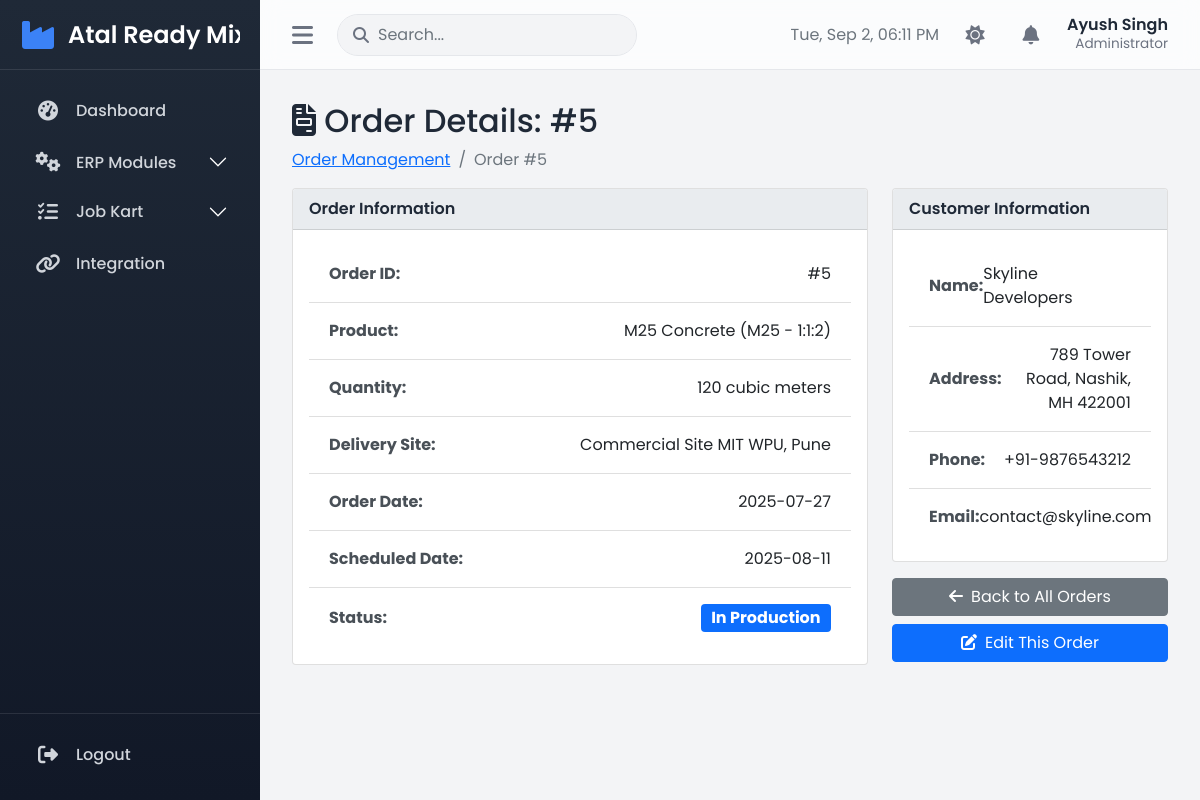
Before: /erp/orders/5 (signed in) with the older database file.
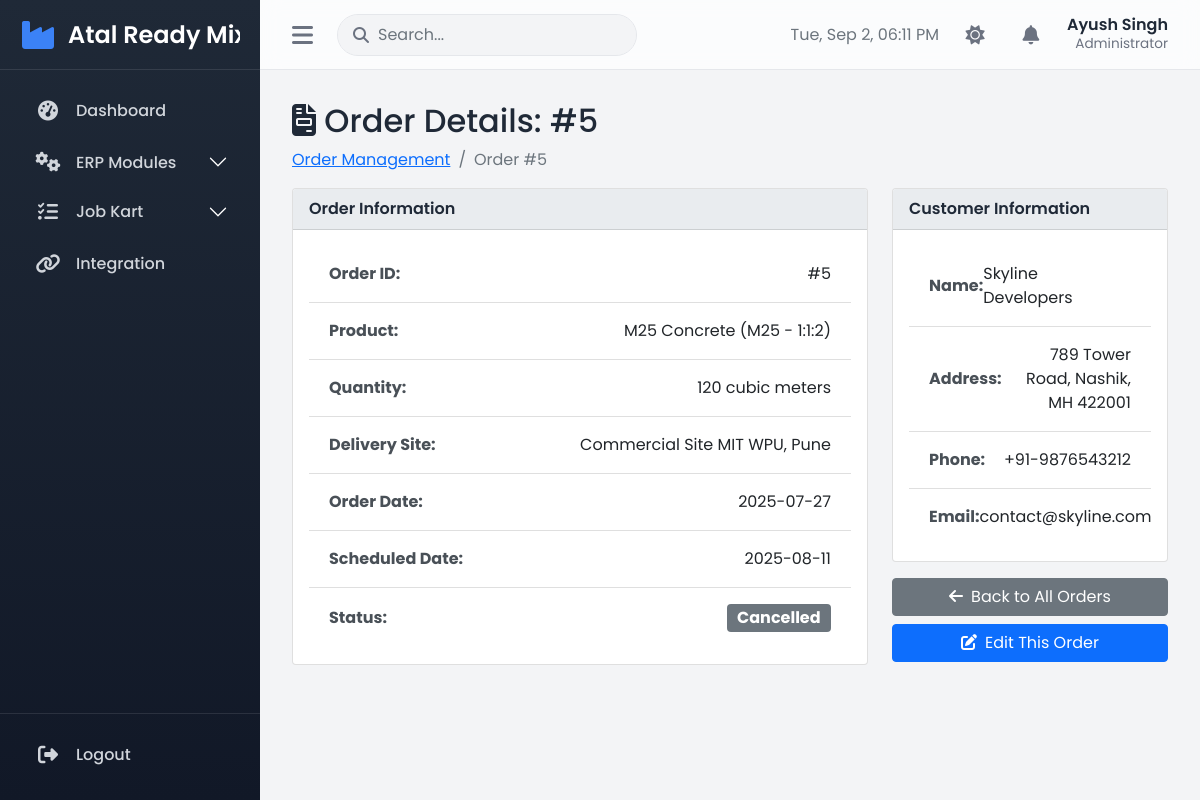
After: the same page with the newer database file.
### tables this page shows
CREATE TABLE Orders (
    OrderID INTEGER PRIMARY KEY AUTOINCREMENT,
    CustomerID INTEGER,
    ProductID INTEGER,
    Quantity INTEGER,
    OrderDate DATE,
    DeliverySite TEXT,
    ScheduledDate DATE,
    Status TEXT,
    CreatedBy INTEGER,
    FOREIGN KEY (CustomerID) REFERENCES Customers(CustomerID),
    FOREIGN KEY (ProductID) REFERENCES Products(ProductID),
    FOREIGN KEY (CreatedBy) REFERENCES Users(UserID)
);

### app.py (the view)
@app.route('/erp/orders/<int:order_id>')
@login_required
def erp_view_order(order_id):
    conn = get_db_connection()
    order_query = '''
        SELECT o.*, c.CustomerName, c.Address, c.Phone, c.Email, p.ProductName, p.MixDesign
        FROM Orders o
        JOIN Customers c ON o.CustomerID = c.CustomerID
        JOIN Products p ON o.ProductID = p.ProductID
        WHERE o.OrderID = ?
    '''
    order = conn.execute(order_query, (order_id,)).fetchone()
    conn.close()
    if order is None:
        flash('Order not found!', 'danger')
        return redirect(url_for('erp_orders'))
    return render_template('erp/view_order.html', order=order)

### app.py (called while the page is built)
def get_db_connection():
    conn = sqlite3.connect(DATABASE, timeout=10)
    conn.row_factory = sqlite3.Row
    return conn

def login_required(f):
    @wraps(f)
    def decorated_function(*args, **kwargs):
        if 'user_id' not in session:
            return redirect(url_for('login'))
        return f(*args, **kwargs)
    return decorated_function

### templates/erp/view_order.html (shortened to what this page needs)
{% extends "base.html" %}
{% block content %}
<div class="row">
    <div class="col-12">
        <h2><i class="fas fa-file-invoice"></i> Order Details: #{{ order.OrderID }}</h2>
        <nav aria-label="breadcrumb">
            <ol class="breadcrumb">
                <li class="breadcrumb-item"><a href="{{ url_for('erp_orders') }}">Order Management</a></li>
                <li class="breadcrumb-item active">Order #{{ order.OrderID }}</li>
            </ol>
        </nav>
    </div>
</div>
<div class="row">
    <div class="col-lg-8 mb-4">
        <div class="card details-card h-100">
            <div class="card-header">
                Order Information
            </div>
            <div class="card-body">
                <ul class="list-group list-group-flush details-list-group">
                    <li class="list-group-item">
                        <strong>Order ID:</strong>
                        <span>#{{ order.OrderID }}</span>
                    </li>
                    <li class="list-group-item">
                        <strong>Product:</strong>
                        <span>{{ order.ProductName }} ({{ order.MixDesign }})</span>
                    </li>
                    <li class="list-group-item">
                        <strong>Quantity:</strong>
                        <span>{{ order.Quantity }} {{ order.Unit or 'cubic meters' }}</span>
                    </li>
                    <li class="list-group-item">
                        <strong>Delivery Site:</strong>
                        <span class="text-end">{{ order.DeliverySite }}</span>
                    </li>
                     <li class="list-group-item">
                        <strong>Order Date:</strong>
                        <span>{{ order.OrderDate }}</span>
                    </li>
                    <li class="list-group-item">
                        <strong>Scheduled Date:</strong>
                        <span>{{ order.ScheduledDate }}</span>
                    </li>
                    <li class="list-group-item">
                        <strong>Status:</strong>
                        <span class="badge bg-{% if order.Status == 'Confirmed' %}warning text-dark{% elif order.Status == 'Delivered' %}success{% elif order.Status == 'In Production' %}primary{% else %}secondary{% endif %} fs-6">
                            {{ order.Status }}
                        </span>
                    </li>
                </ul>
            </div>
        </div>
    </div>
    <div class="col-lg-4 mb-4">
        <div class="card details-card">
            <div class="card-header">
                Customer Information
            </div>
            <div class="card-body">
                <ul class="list-group list-group-flush details-list-group">
                    <li class="list-group-item">
                        <strong>Name:</strong>
                        <span>{{ order.CustomerName }}</span>
                    </li>
                    <li class="list-group-item">
                        <strong>Address:</strong>
                        <span class="text-end">{{ order.Address }}</span>
                    </li>
                    <li class="list-group-item">
                        <strong>Phone:</strong>
                        <span>{{ order.Phone }}</span>
                    </li>
                    <li class="list-group-item">
                        <strong>Email:</strong>
                        <span>{{ order.Email }}</span>
                    </li>
                </ul>
            </div>
        </div>
        <div class="d-grid gap-2 mt-3">
             <a href="{{ url_for('erp_orders') }}" class="btn btn-secondary"><i class="fas fa-arrow-left me-2"></i>Back to All Orders</a>
             <a href="{{ url_for('erp_edit_order', order_id=order.OrderID) }}" class="btn btn-primary"><i class="fas fa-edit me-2"></i>Edit This Order</a>
        </div>
    </div>
</div>
{% endblock %}

Changed rows visible on the page:
changed Orders "Commercial Site MIT WPU, Pune": Status "In Production" → "Cancelled"
